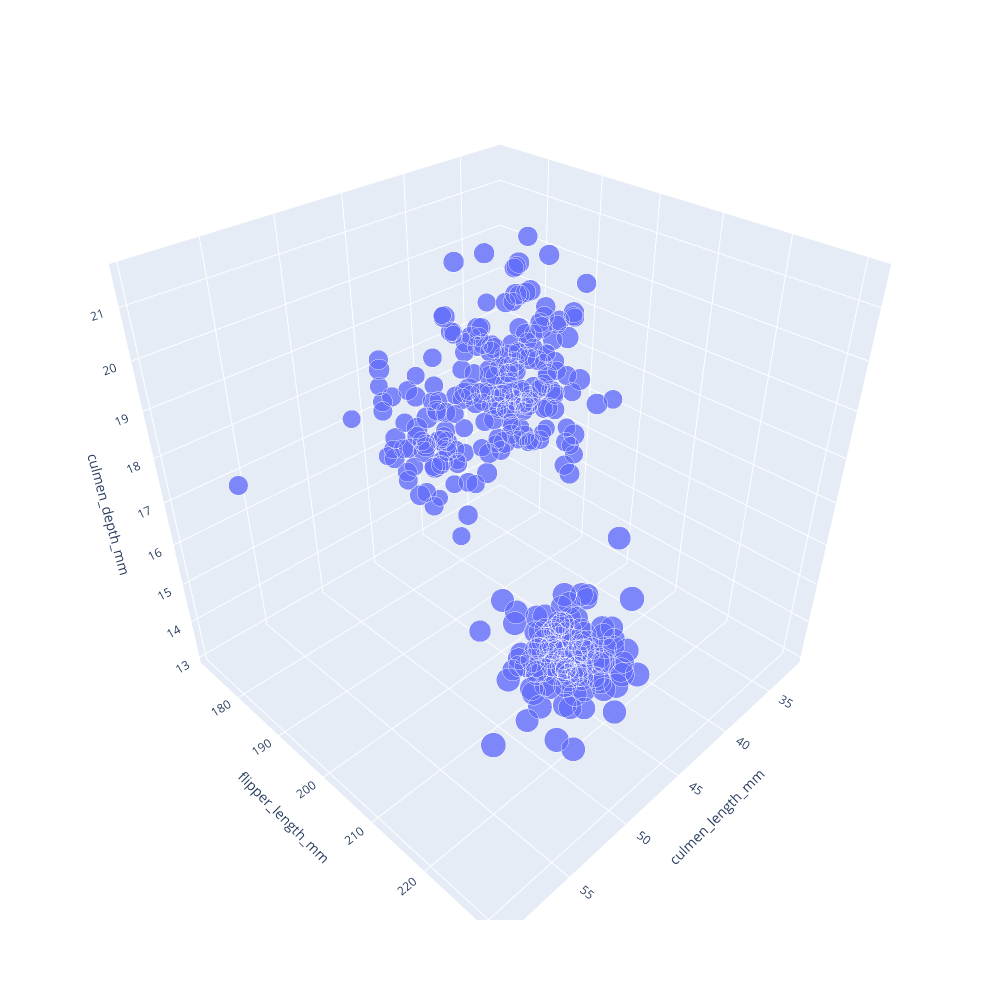

Write notebook code for a chart like this one.
### Code cell
# fig = px.histogram(penguins_df, x='flipper_length_mm', color = 'sex', width=1000, opacity=.8, histnorm='probability')
fig = px.scatter_3d(penguins_df, x='culmen_length_mm', y='flipper_length_mm', width=1000, height=1000, z = 'culmen_depth_mm', size='body_mass_g', size_max=25, opacity=.8)
fig.show()

### Figure 1 — Plotly figure (JSON) as saved in the notebook; plotly's stock layout.template omitted (floating-point values rounded to 4 significant figures; data arrays with more than 128 entries replaced by an {"elided": "..."} marker saying what was removed)
{"data": [{"hovertemplate": "culmen_length_mm=%{x}<br>flipper_length_mm=%{y}<br>culmen_depth_mm=%{z}<br>body_mass_g=%{marker.size}<extra></extra>", "legendgroup": "", "marker": {"color": "#636efa", "opacity": 0.8, "size": {"elided": "332 int values"}, "sizemode": "area", "sizeref": 10.08, "symbol": "circle"}, "mode": "markers", "name": "", "scene": "scene", "showlegend": false, "type": "scatter3d", "x": {"elided": "332 float values"}, "y": {"elided": "332 int values"}, "z": {"elided": "332 float values"}}], "layout": {"height": 1000, "legend": {"itemsizing": "constant", "tracegroupgap": 0}, "margin": {"t": 60}, "scene": {"domain": {"x": [0, 1], "y": [0, 1]}, "xaxis": {"title": {"text": "culmen_length_mm"}}, "yaxis": {"title": {"text": "flipper_length_mm"}}, "zaxis": {"title": {"text": "culmen_depth_mm"}}}, "width": 1000}}
